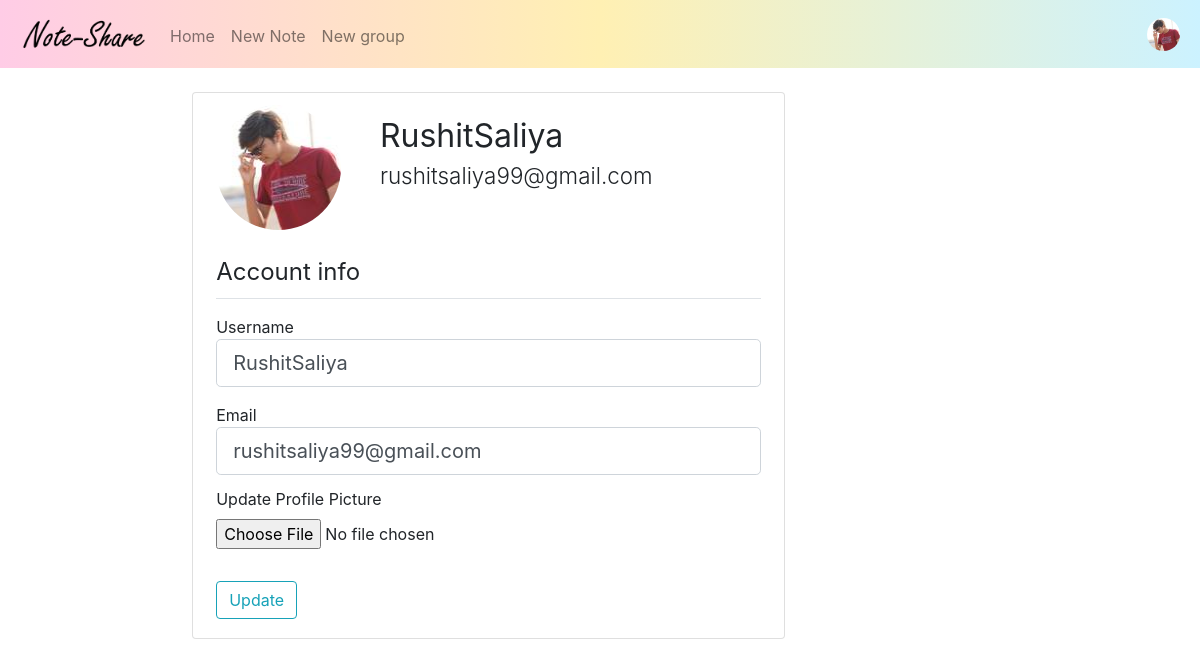
Page /account (signed in) on the committed database.
### noteshare/models.py (models this page shows, shortened)
class User(db.Model, UserMixin):
    id = db.Column(db.Integer, primary_key=True)
    username = db.Column(db.String(20), unique=True, nullable=False)
    email = db.Column(db.String(100), unique=True, nullable=False)
    image_file = db.Column(db.String(20), nullable=False, default='default.jpg')
    password = db.Column(db.String(50), nullable=False)
    notes = db.relationship('Note', backref='author', lazy=True)

### noteshare/users/routes.py (the view)
@users.route('/account', methods=['GET', 'POST'])
@login_required
def account():
    form = UpdateAccountForm()
    if form.validate_on_submit():
        if form.picture.data:
            if current_user.image_file != 'default.jpg':
                picture_path = os.path.join(current_app.root_path, 'static/Profile-pictures', current_user.image_file)
                os.remove(picture_path)
            picture_filename = save_picture(form.picture.data)
            current_user.image_file = picture_filename
        current_user.username = form.username.data
        current_user.email = form.email.data
        db.session.commit()
        flash('Your account has been updated successfully!', 'success')
        return redirect(url_for('users.account'))
    elif request.method == 'GET':
        form.username.data = current_user.username
        form.email.data = current_user.email
    image_file = url_for('static', filename='Profile-pictures/' + current_user.image_file)
    return render_template('account.html', title="Account", image_file=image_file, form=form)

### noteshare/users/forms.py (shortened to what this page needs)
class UpdateAccountForm(FlaskForm):
    username = StringField("Username", validators=[DataRequired(), Length(min=2, max=20)])
    email = StringField("Email", validators=[DataRequired(), Email()])
    picture = FileField("Update Profile Picture", validators=[FileAllowed(['jpg', 'png'])])
    submit = SubmitField('Update')

### noteshare/models.py (called while the page is built)
@login_manager.user_loader
def load_user(user_id):
    return User.query.get(int(user_id))

### noteshare/templates/account.html (shortened to what this page needs)
{% extends "layout.html" %}
{% block content %}
    <div class="col-md-8 col-pl-16">
        <div class="card register-card">
            <div class="card-body">
                <div class="row">
                    <div class="col-md-3">
                        <img class="rounded-circle profile-picture mb-md-4" src="{{ image_file }}" alt="{{ current_user.username }}'s Profile photo">
                    </div>
                    <div class="col-md-9">
                        <div class="display-4 username-text">{{ current_user.username }}</div>
                        <div class="display-5 email-text">{{ current_user.email }}</div>
                    </div>
                </div>
                <form action="" method="POST" enctype="multipart/form-data">
                    <fieldset class="form-group mb-2">
                        <legend class="border-bottom mb-3 pb-2">Account info</legend>
                        <div class="form-group">
                            {{ form.username.label(class="form-control-label mb-0") }}
                            {% if form.username.errors %}
                                {{ form.username(class="form-control form-control-lg is-invalid") }}
                                <div class="invalid-feedback">
                                    {% for error in form.username.errors %}
                                        <span>{{ error }}</span>
                                    {% endfor %}
                                </div>
                            {% else %}
                                {{ form.username(class="form-control form-control-lg", autocomplete="off") }}
                            {% endif %}
                        </div>
                        <div class="form-group mb-2">
                            {{ form.email.label(class="form-control-label mb-0") }}
                            {% if form.email.errors %}
                                {{ form.email(class="form-control form-control-lg is-invalid") }}
                                    <div class="invalid-feedback">
                                        {% for error in form.email.errors %}
                                            <span>{{ error }}</span>
                                        {% endfor %}
                                    </div>
                            {% else %}
                                {{ form.email(class="form-control form-control-lg", autocomplete="off") }}
                            {% endif %}
                        </div>
                        <div class="form-group mb-2">
                            {{ form.picture.label(class="mt-1") }}
                            {{ form.picture(class="form-control-file") }}
                        </div>
                    </fieldset>
                    <div class="form-group mb-md-2 mt-md-4">
                        {{ form.submit(class='btn btn-outline-info') }}
                    </div>
                </form>
            </div>
        </div>
    </div>
{% endblock content %}

### noteshare/templates/layout.html (shortened to what this page needs)
<!DOCTYPE html>
<html>
    <head>
        <link rel="stylesheet" type="text/css" href="{{ url_for('static', filename='Bootstrap-4/css/bootstrap-grid.min.css') }}">
        <link rel="stylesheet" type="text/css" href="{{ url_for('static', filename='Bootstrap-4/css/bootstrap.min.css') }}">
        <link rel="stylesheet" type="text/css" href="{{ url_for('static', filename='stylesheet.css') }}">
    </head>
    <body>
        <div class="container-fluid">
            <div class="row">
                <nav class="navbar navbar-expand-md navbar-light bg-light">
                    {% if current_user.is_authenticated %}
                        <a class="navbar-brand" href="{{ url_for('main.home') }}"><img class="brand-logo" src="{{ url_for('static', filename='Icons/logo.png') }}"></a>
                    {% else %}
                        <a class="navbar-brand" href="{{ url_for('main.index') }}"><img class="brand-logo" src="{{ url_for('static', filename='Icons/logo.png') }}"></a>
                    {% endif %}
                    <div class="navbar-collapse collapse w-100 order-1 order-md-0 dual-collapse2 pt-1">
                        <ul class="navbar-nav mr-auto">
                            {% if current_user.is_authenticated %}
                                <li class="nav-item">
                                    <a class="nav-link" href="{{ url_for('main.home') }}">Home</a>
                                </li>
                                <li class="nav-item">
                                    <a class="nav-link" href="{{ url_for('notes.new_note') }}">New Note</a>
                                </li>
                                <li class="nav-item">
                                    <a class="nav-link" href="#">New group</a>
                                </li>
                            {% endif %}
                        </ul>
                    </div>
                    <div class="navbar-collapse collapse w-100 order-3 dual-collapse2">
                        <ul class="navbar-nav ml-auto">
                            {% if current_user.is_authenticated %}
                                <li class="nav-item">
                                    <div class="dropdown" style="float: right;">
                                        <img class="rounded-circle profile-dropdown mr-1 mt-1 mb-1" src="{{ url_for('static', filename='Profile-pictures/' + current_user.image_file) }}">
                                    </div>
                                </li>
                            {% endif %}
                        </ul>
                    </div>
                </nav>
            </div>
            <div class="row">
                <div class="col-md-8 col-pl-16">
                </div>
                {% block content %}{% endblock %}
            </div>
        </div>
    </body>
</html>

### noteshare/static/stylesheet.css (style rules this page uses)
.username-text { font-size: 200%; font-weight: 410; margin-top: 3%; margin-left: 5%; }
.email-text { font-size: 140%; font-weight: 300; margin-top: 1%; margin-left: 5%; }
.navbar.bg-light { width: 100%; background: linear-gradient(to right, #ffcce6, #fff0b3, #ccf2ff)!important; }
.navbar-light .navbar-brand, .navbar-light .navbar-nav .active>.nav-link, .navbar-light .navbar-nav .nav-link:focus { font-size: 16px; }
.navbar-light .navbar-brand { font-size: 22px; }
.register-card { padding: 1% 2%; }
.col-pl-16 { padding-top: 1%; padding-left: 16%; }
.profile-picture { height: 125px; width: 125px; }
.card-body { padding: 1% 2% 1% 2%; }
.profile-dropdown { height: 33px; width: 33px; }
.brand-logo { width: 130px; height: 14%; }
.dropdown { position: relative; display: inline-block; }

### rows in the picture
User: image_file (picture), username "RushitSaliya", email "rushitsaliya99@gmail.com"
